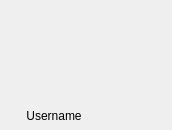
<?xml version="1.0" encoding="UTF-8"?>
<ui version="4.0">
 <class>profile_card</class>
 <widget class="QWidget" name="profile_card">
  <property name="geometry">
   <rect>
    <x>0</x>
    <y>0</y>
    <width>172</width>
    <height>130</height>
   </rect>
  </property>
  <property name="windowTitle">
   <string notr="true">Form</string>
  </property>
  <property name="styleSheet">
   <string notr="true">#btn:hover, #btn:focus {
	background-color: #353535;
	border-radius: 6px;
}</string>
  </property>
  <layout class="QVBoxLayout" name="layout_widget">
   <property name="spacing">
    <number>0</number>
   </property>
   <property name="leftMargin">
    <number>0</number>
   </property>
   <property name="topMargin">
    <number>0</number>
   </property>
   <property name="rightMargin">
    <number>0</number>
   </property>
   <property name="bottomMargin">
    <number>0</number>
   </property>
   <item>
    <widget class="FrameButton" name="btn">
     <property name="maximumSize">
      <size>
       <width>108</width>
       <height>16777215</height>
      </size>
     </property>
     <property name="cursor">
      <cursorShape>PointingHandCursor</cursorShape>
     </property>
     <property name="focusPolicy">
      <enum>Qt::FocusPolicy::StrongFocus</enum>
     </property>
     <layout class="QVBoxLayout" name="layout_frame">
      <property name="leftMargin">
       <number>6</number>
      </property>
      <property name="topMargin">
       <number>6</number>
      </property>
      <property name="rightMargin">
       <number>6</number>
      </property>
      <property name="bottomMargin">
       <number>6</number>
      </property>
      <item>
       <widget class="MaskedImage" name="icon_avatar">
        <property name="minimumSize">
         <size>
          <width>96</width>
          <height>96</height>
         </size>
        </property>
        <property name="maximumSize">
         <size>
          <width>96</width>
          <height>96</height>
         </size>
        </property>
        <property name="text">
         <string notr="true"/>
        </property>
        <property name="pixmap">
         <pixmap resource="../../../resources/index.qrc">:/icons/avatar</pixmap>
        </property>
        <property name="scaledContents">
         <bool>true</bool>
        </property>
       </widget>
      </item>
      <item>
       <widget class="QLabel" name="label_username">
        <property name="text">
         <string notr="true">Username</string>
        </property>
        <property name="textFormat">
         <enum>Qt::TextFormat::PlainText</enum>
        </property>
        <property name="alignment">
         <set>Qt::AlignmentFlag::AlignCenter</set>
        </property>
       </widget>
      </item>
     </layout>
    </widget>
   </item>
  </layout>
 </widget>
 <customwidgets>
  <customwidget>
   <class>MaskedImage</class>
   <extends>QLabel</extends>
   <header>widgets.common</header>
  </customwidget>
  <customwidget>
   <class>FrameButton</class>
   <extends>QFrame</extends>
   <header>widgets.common</header>
   <container>1</container>
  </customwidget>
 </customwidgets>
 <resources>
  <include location="../../../resources/index.qrc"/>
  <include location="../../../resources/index.qrc"/>
 </resources>
 <connections/>
</ui>
